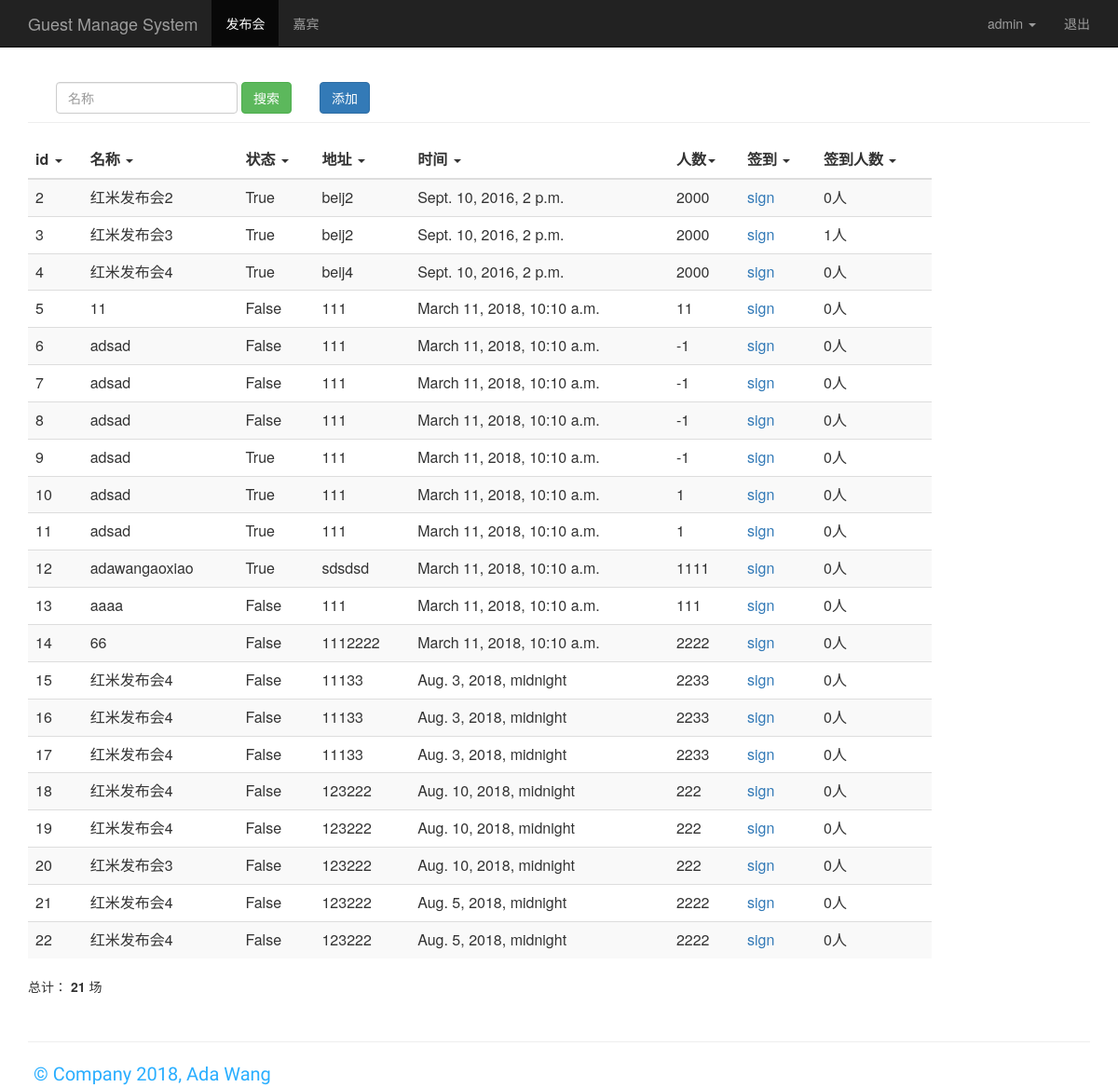
The page /event_manage/ (signed in) on the database its author committed.
### sign/models.py (models this page shows, shortened)
class Event(models.Model):
	name = models.CharField(max_length=100)
	limit = models.IntegerField()
	status = models.BooleanField()
	address = models.CharField(max_length=200)
	start_time = models.DateTimeField('events time')
	create_time = models.DateTimeField(auto_now=True)
	numbers = models.IntegerField()
	class Meta:
		verbose_name = '发布会'
		verbose_name_plural = verbose_name

### sign/views.py (the view)
# urls.py: path('event_manage/', views.event_manage),
@login_required
def event_manage(request):
	event_list = Event.objects.all() #查询所有发布会对象
	username = request.session.get('user', '')
	all_numbers = event_list.aggregate(Count('id'))['id__count']
	print(Event.objects.values_list('name').annotate(Count('id')))
	return render(request, "event_manage.html", {"user": username, "events":event_list, "all_numbers":all_numbers})

### sign/templates/event_manage.html (shortened to what this page needs)
{% extends "base.html" %}
{% block content%}
<nav class="navbar navbar-inverse navbar-fixed-top">
	<div class="container">
		<div class="navbar-header">
			<a class="navbar-brand" href="/event_manage/">Guest Manage System</a>
		</div>
		<div id="navbar" class="collapse navbar-collapse">
			<ul class="nav navbar-nav">
				<li class="active"><a href="#">发布会</a></li>
				<li><a href="/guest_manage/">嘉宾</a></li>
			</ul>
			<ul class="nav navbar-nav navbar-right">
				<li>
					<a href="/my_info/">{{ user }}
					<b class="caret"></b>
					</a>
				</li>
				<li><a href="/logout/">退出</a></li>
			</ul>
		</div>
	</div>
</nav>
<div class="container theme-showcase" role="main">
	<div class="page-header" style="margin-top: 80px;">
		<div id="navbar" class="navbar-collapse collapse" style="float:left;">
			<form class="navbar-form" method="get" action="/search_name/">
				<div class="form-group">
					<input name="name" required="required" type="text" placeholder="名称"
					class="form-control">
				</div>
				<button type="submit" class="btn btn-success">搜索</button>
			</form>
		</div>
		<div "float:right;">
			<button type="submit" class="btn btn-primary " onclick="window.location.href='/add_event/'" style="margin-top: 8px;">添加</button>
		</div>
	</div>
	<div class="row" >
		<div class="col-md-8 table-responsive" style="width:1000px">
			<table class="table table-striped table-hover ">
			<thead>
				<tr>
					<th>
						id <b class="caret"></b>
					</th>
					<th>
						名称 <b class="caret"></b>
					</th>
					<th>
						状态 <b class="caret"></b>
					</th>
					<th>
						地址 <b class="caret"></b>
					</th>
					<th>
						时间 <b class="caret"></b>
					</th>
					<th>
						人数<b class="caret"></b>
					</th>
					<th>
						签到 <b class="caret"></b>
					</th>
					<th>
						签到人数 <b class="caret"></b>
					</th>
				</tr>
			</thead>
			<tbody>
				{% for event in events %}
				<tr>
					<td>{{ event.id }}</td>
					<td>{{ event.name }}</td>
					<td>{{ event.status }}</td>
					<td>{{ event.address }}</td>
					<td>{{ event.start_time }} </td>
					<td>{{ event.limit }}</td>
					<td>
						<a href="/sign_index/{{ event.id }}/" target="{{ event.id }}_blank">
						sign</a>
					</td>
					<td>{{ event.numbers }}人 </td>
				</tr>
				{% endfor %}
			</tbody>
			</table>
			<span> 总计：<strong> {{all_numbers}} </strong>场 </span>
		</div>
	</div>
</div>
{% endblock %}

### sign/static/css/mytest.css (style rules this page uses)
html { margin:0 auto; padding:0; height: 100%; }

### rows shown on the page
Event: id "2", name "红米发布会2", status "True", address "beij2", start_time "Sept. 10, 2016, 2 p.m.", limit "2000", numbers "0"
Event: id "3", name "红米发布会3", status "True", address "beij2", start_time "Sept. 10, 2016, 2 p.m.", limit "2000", numbers "1"
Event: id "4", name "红米发布会4", status "True", address "beij4", start_time "Sept. 10, 2016, 2 p.m.", limit "2000", numbers "0"
Event: id "5", name "11", status "False", address "111", start_time "March 11, 2018, 10:10 a.m.", limit "11", numbers "0"
Event: id "6", name "adsad", status "False", address "111", start_time "March 11, 2018, 10:10 a.m.", limit "-1", numbers "0"
Event: id "7", name "adsad", status "False", address "111", start_time "March 11, 2018, 10:10 a.m.", limit "-1", numbers "0"
Event: id "8", name "adsad", status "False", address "111", start_time "March 11, 2018, 10:10 a.m.", limit "-1", numbers "0"
Event: id "9", name "adsad", status "True", address "111", start_time "March 11, 2018, 10:10 a.m.", limit "-1", numbers "0"
Event: id "10", name "adsad", status "True", address "111", start_time "March 11, 2018, 10:10 a.m.", limit "1", numbers "0"
Event: id "11", name "adsad", status "True", address "111", start_time "March 11, 2018, 10:10 a.m.", limit "1", numbers "0"
Event: id "12", name "adawangaoxiao", status "True", address "sdsdsd", start_time "March 11, 2018, 10:10 a.m.", limit "1111", numbers "0"
Event: id "13", name "aaaa", status "False", address "111", start_time "March 11, 2018, 10:10 a.m.", limit "111", numbers "0"
Event: id "14", name "66", status "False", address "1112222", start_time "March 11, 2018, 10:10 a.m.", limit "2222", numbers "0"
Event: id "15", name "红米发布会4", status "False", address "11133", start_time "Aug. 3, 2018, midnight", limit "2233", numbers "0"
Event: id "16", name "红米发布会4", status "False", address "11133", start_time "Aug. 3, 2018, midnight", limit "2233", numbers "0"
Event: id "17", name "红米发布会4", status "False", address "11133", start_time "Aug. 3, 2018, midnight", limit "2233", numbers "0"
Event: id "18", name "红米发布会4", status "False", address "123222", start_time "Aug. 10, 2018, midnight", limit "222", numbers "0"
Event: id "19", name "红米发布会4", status "False", address "123222", start_time "Aug. 10, 2018, midnight", limit "222", numbers "0"
Event: id "20", name "红米发布会3", status "False", address "123222", start_time "Aug. 10, 2018, midnight", limit "222", numbers "0"
Event: id "21", name "红米发布会4", status "False", address "123222", start_time "Aug. 5, 2018, midnight", limit "2222", numbers "0"
Event: id "22", name "红米发布会4", status "False", address "123222", start_time "Aug. 5, 2018, midnight", limit "2222", numbers "0"

### other values the page prints
{{ user }} "admin"
{{ all_numbers }} "21"
